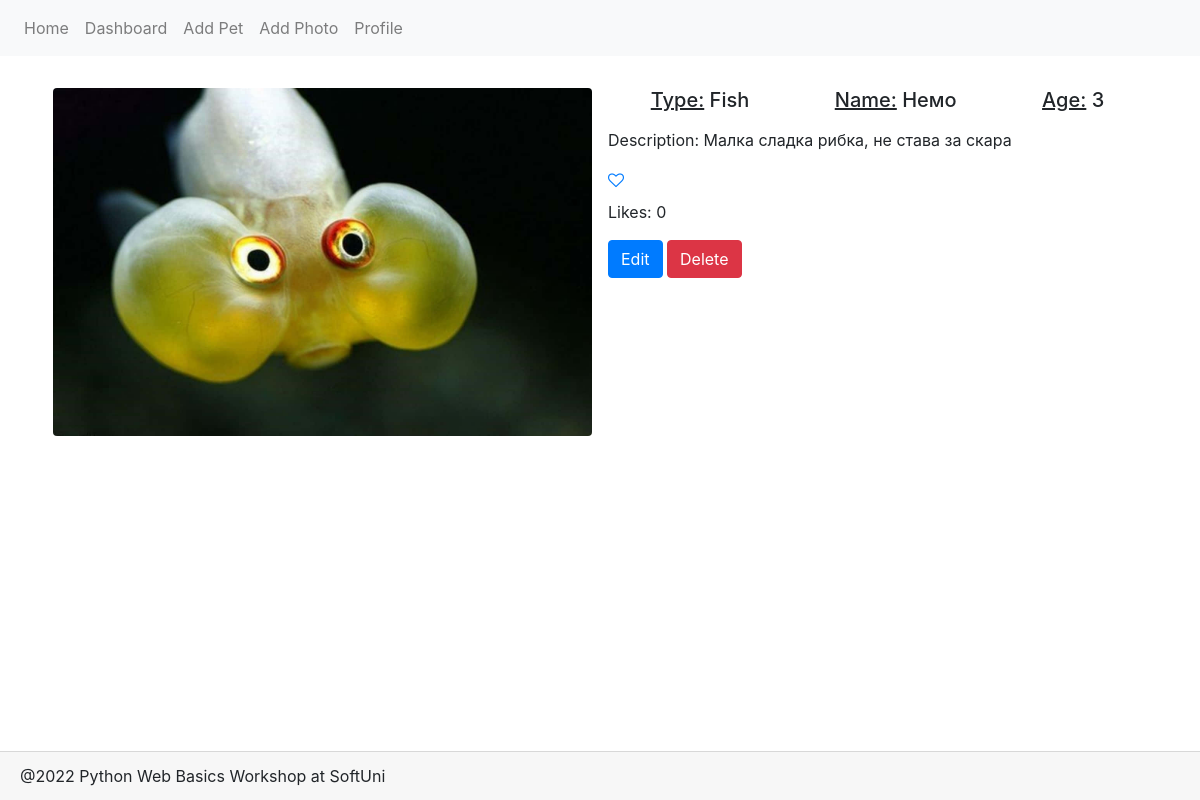
Page /photo/details/5/ on the committed database.
### petstagram/main_app/models.py (models this page shows, shortened)
class PetPhoto(models.Model):
    photo = models.ImageField(
        upload_to='images/',
        validators=(validate_max_size,)
    )
    tagged_pets = models.ManyToManyField(
        Pet,
    )
    description = models.TextField(
        null=True,
        blank=True,
    )
    publication_date = models.DateTimeField(
        auto_now_add=True,
    )
    likes = models.IntegerField(default=0,)

class Pet(models.Model):
    CAT = "Cat"
    DOG = "Dog"
    BUNNY = "Bunny"
    FISH = "Fish"
    OTHER = "Other"
    PETS = [(x, x) for x in (CAT, DOG, BUNNY, FISH, OTHER)]
    name = models.CharField(max_length=30,)
    pets_type = models.CharField(
        max_length=max(len(x) for x, y in PETS),
        choices=PETS,
    )
    date_of_birth = models.DateField(
        null=True,
        blank=True,
    )
    user_profile = models.ForeignKey(
        Profile,
        on_delete=models.CASCADE,
    )
    @property
    def age(self):
        return datetime.date.today().year - self.date_of_birth.year
    class Meta:
        unique_together = ('user_profile', 'name')

### petstagram/main_app/views.py (the view)
# urls.py: path('photo/details/<int:pk>/', show_photo_details, name='photo details'),
def show_photo_details(request, pk):
    pet_photo = PetPhoto.objects.get(pk=pk)
    context = {
        'pet_photo': pet_photo,
    }
    return render(request, "photo_details.html", context)

### petstagram/main_app/templatetags/profiles.py (called while the page is built)
@register.simple_tag()
def has_profile():
    return Profile.objects.count() > 0

### petstagram/main_app/templates/photo_details.html
{% extends 'base.html' %}
{% block page_content %}
    <div class="d-flex">
        <div class="d-inline p-2 w-50">
            <img src="{{ pet_photo.photo.url }}"
                 class="w-100 rounded mx-auto d-block" alt="Photo description">
        </div>
        <div class="d-inline p-2 w-50">
            {%  for pet in pet_photo.tagged_pets.all %}
            <div class="d-flex justify-content-around">
                <h5><u>Type:</u> {{ pet.pets_type }}</h5>
                <h5><u>Name:</u> {{ pet.name }}</h5>
                {% if pet.date_of_birth %}
                <h5><u>Age:</u> {{ pet.age }}</h5>
                {% endif %}
            </div>
            {%  endfor %}
            <p class="mt-2">Description: {{ pet_photo.description}}</p>
            <a href="{% url 'like pet photo' pet_photo.id %}"><i class="fa fa-heart-o" aria-hidden="true"></i></a>
            <p class="mt-2">Likes: {{ pet_photo.likes }}</p>
            <a href="#" class="btn btn-primary">Edit</a>
            <a href="#" class="btn btn-danger">Delete</a>
        </div>
    </div>
{% endblock %}

### rows in the picture
PetPhoto: photo (picture), description "Малка сладка рибка, не става за скара", likes "0"
Pet: pets_type "Fish", name "Немо", age "3"
